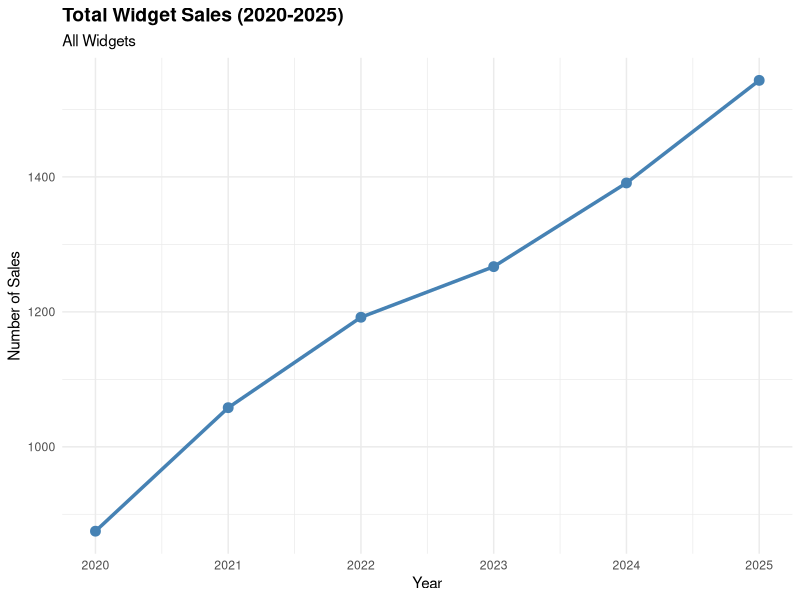
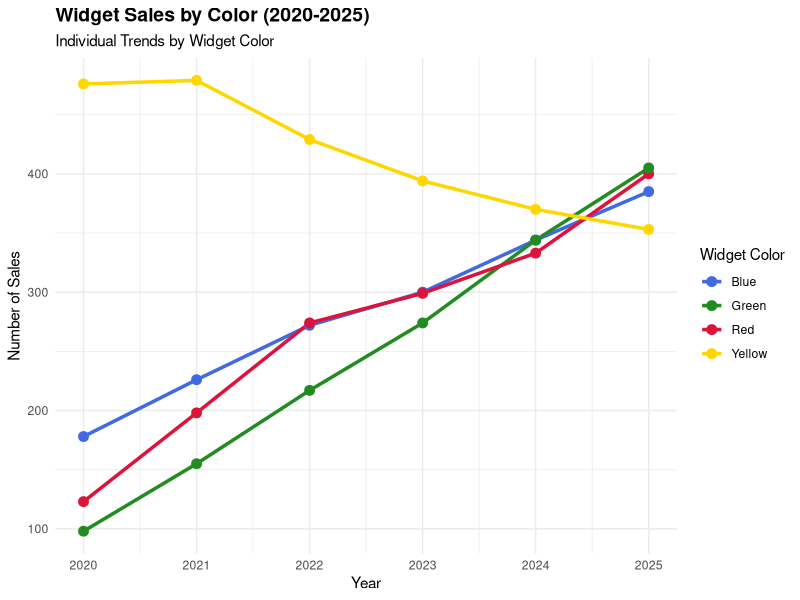

Generate these figures, in order, with R:
###################################################################
#                         CREATE DATA FRAME
###################################################################

## Load a special R package that will help us format the data frame
library(tidyverse)

## set a seed so the data does not change between my run of this code
set.seed(1234)

## Set our time period 2020-2025
years <- 2020:2025

widget_data <- expand_grid(
  year = years,
  color = c("Yellow", "Blue", "Red", "Green")
) %>%
  mutate(
    ## Setting sales with different trends by color
    sales = case_when(
      color == "Yellow" ~ 500 - (year - 2020) * 30 + rnorm(n(), 0, 20),
      color == "Blue" ~ 200 + (year - 2020) * 40 + rnorm(n(), 0, 15),
      color == "Red" ~ 150 + (year - 2020) * 50 + rnorm(n(), 0, 15),
      color == "Green" ~ 100 + (year - 2020) * 60 + rnorm(n(), 0, 15)
    ),
    sales = pmax(sales, 0), ## Ensure no negative sales
    sales = round(sales)
  )

## View the data
head(widget_data)




###################################################################
#                       SINGLE TREND LINE
###################################################################

# Aggregate total sales per year
total_sales <- widget_data %>%
  group_by(year) %>%
  summarise(sales = sum(sales))

plot1 <- ggplot(total_sales, aes(x = year, y = sales)) +
  geom_line(size = 1.2, color = "steelblue") +
  geom_point(size = 3, color = "steelblue") +
  labs(
    title = "Total Widget Sales (2020-2025)",
    subtitle = "All Widgets",
    x = "Year",
    y = "Number of Sales"
  ) +
  theme_minimal() +
  theme(plot.title = element_text(size = 14, face = "bold"))

png("/Users/f002yt8/Documents/GitHub/Romance-Novel-Data-Visualization-Workshop/images/single-trend.png", width = 1700, height = 1500, res = 300)
print(plot1)
dev.off()



###################################################################
#                       MULTI TREND LINE
###################################################################



plot2 <- ggplot(widget_data, aes(x = year, y = sales, color = color, group = color)) +
  geom_line(size = 1.2) +
  geom_point(size = 3) +
  labs(
    title = "Widget Sales by Color (2020-2025)",
    subtitle = "Individual Trends by Widget Color",
    x = "Year",
    y = "Number of Sales",
    color = "Widget Color"
  ) +
  theme_minimal() +
  theme(plot.title = element_text(size = 14, face = "bold")) +
  scale_color_manual(values = c("Yellow" = "#FFD700", "Blue" = "#4169E1", 
                                "Red" = "#DC143C", "Green" = "#228B22"))

png("/Users/f002yt8/Documents/GitHub/Romance-Novel-Data-Visualization-Workshop/images/multi-trend.png", width = 1700, height = 1500, res = 300)
print(plot2)
dev.off()



